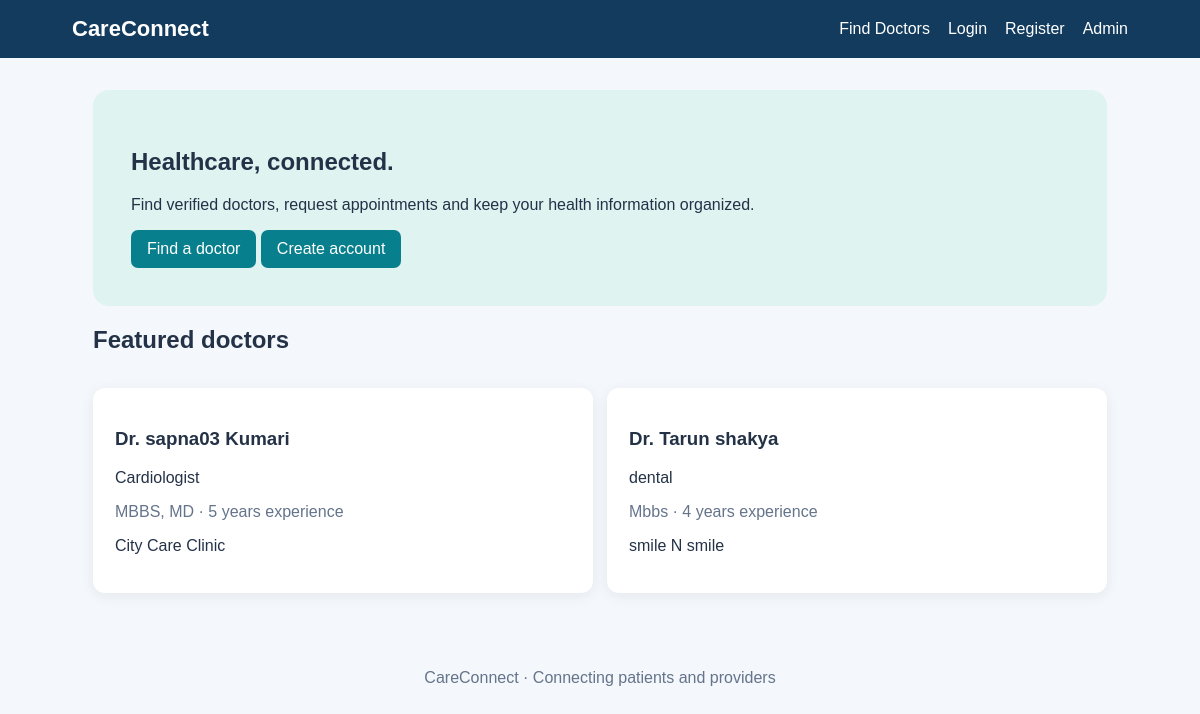
The page / on the database its author committed.
### clinic/models.py (models this page shows, shortened)
class DoctorProfile(models.Model):
    user = models.OneToOneField(settings.AUTH_USER_MODEL, on_delete=models.CASCADE, related_name="doctor_profile")
    specialization = models.CharField(max_length=100)
    qualification = models.CharField(max_length=150, blank=True)
    experience_years = models.PositiveIntegerField(default=0)
    clinic_name = models.CharField(max_length=150, blank=True)
    address = models.TextField(blank=True)
    consultation_fee = models.DecimalField(max_digits=8, decimal_places=2, default=0)
    bio = models.TextField(blank=True)
    is_verified = models.BooleanField(default=False)
    is_available = models.BooleanField(default=True)

class User(AbstractUser):
    PATIENT = "patient"
    DOCTOR = "doctor"
    ROLE_CHOICES = [(PATIENT, "Patient"), (DOCTOR, "Doctor")]
    role = models.CharField(max_length=10, choices=ROLE_CHOICES, default=PATIENT)
    phone = models.CharField(max_length=20, blank=True)

### clinic/views.py (the view)
# urls.py: path("", views.home, name="home"),
def home(request):
    doctors = DoctorProfile.objects.filter(is_verified=True, is_available=True).select_related("user")[:6]
    return render(request, "clinic/home.html", {"doctors": doctors})

### templates/clinic/home.html
{% extends "clinic/base.html" %}{% block content %}
<section class="hero"><h1>Healthcare, connected.</h1><p>Find verified doctors, request appointments and keep your health information organized.</p><a class="btn" href="/doctors/">Find a doctor</a> <a class="btn" href="/register/">Create account</a></section>
<h2>Featured doctors</h2><div class="grid">{% for d in doctors %}<article class="card"><h3>Dr. {{ d.user.get_full_name|default:d.user.username }}</h3><p>{{ d.specialization }}</p><p class="muted">{{ d.qualification }} · {{ d.experience_years }} years experience</p><p>{{ d.clinic_name }}</p></article>{% empty %}<p>No verified doctors yet. Add a doctor account and verify it through Admin.</p>{% endfor %}</div>{% endblock %}

### templates/clinic/base.html (style rules this page uses)
* { box-sizing:border-box }
body { margin:0;font:16px Arial,sans-serif;background:#f4f7fb;color:#243247 }
.panel,.card { background:white;border-radius:12px;padding:22px;margin:14px 0;box-shadow:0 3px 14px #18334b12 }
.hero { background:#dff3f1;padding:38px;border-radius:16px }
.btn,button { background:#087f8c;color:white;border:0;padding:10px 16px;border-radius:7px;text-decoration:none;cursor:pointer;display:inline-block }
.muted { color:#64748b }
.grid { display:grid;grid-template-columns:repeat(auto-fit,minmax(230px,1fr));gap:14px }

### rows shown on the page
DoctorProfile: user.get_full_name "sapna03 Kumari", specialization "Cardiologist", qualification "MBBS, MD", experience_years "5", clinic_name "City Care Clinic"
DoctorProfile: user.get_full_name "Tarun shakya", specialization "dental", qualification "Mbbs", experience_years "4", clinic_name "smile N smile"
